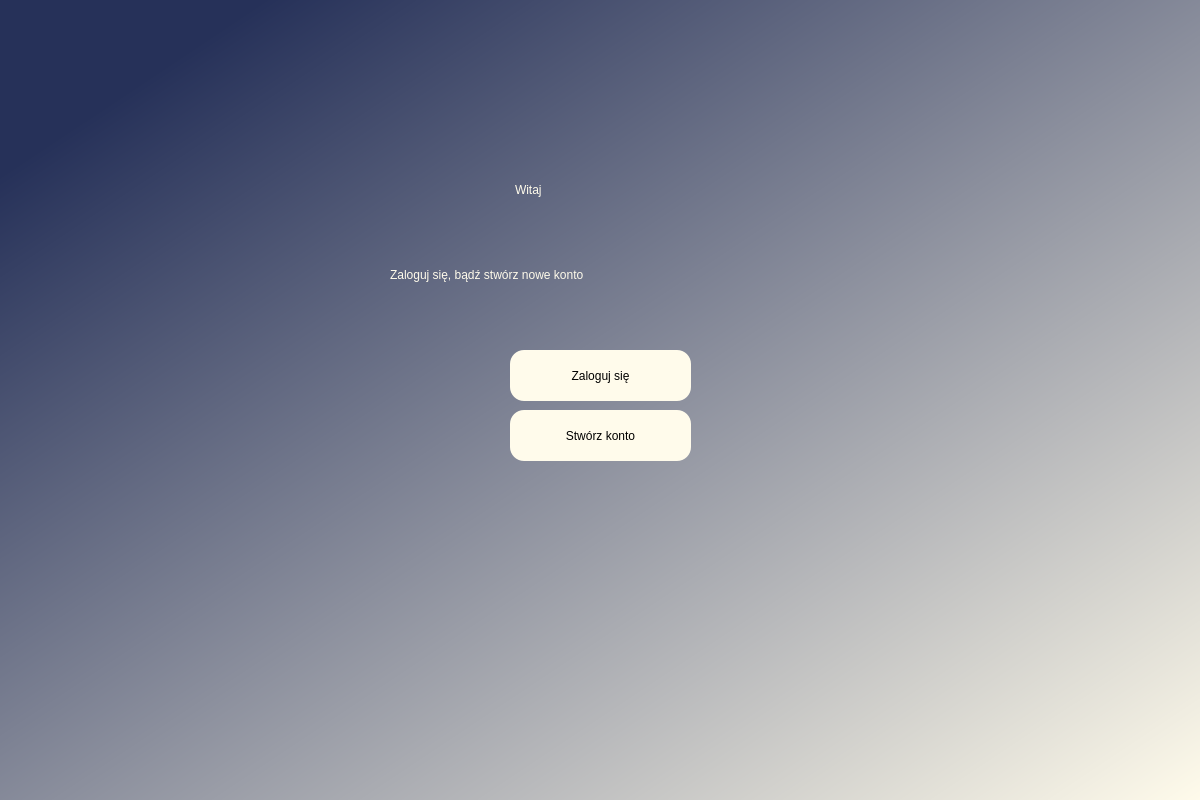
<?xml version="1.0" encoding="UTF-8"?>
<ui version="4.0">
 <class>QOS</class>
 <widget class="QDialog" name="QOS">
  <property name="geometry">
   <rect>
    <x>0</x>
    <y>0</y>
    <width>1200</width>
    <height>800</height>
   </rect>
  </property>
  <property name="windowTitle">
   <string>Witaj w QOS</string>
  </property>
  <widget class="QWidget" name="bgLoginMenu" native="true">
   <property name="geometry">
    <rect>
     <x>0</x>
     <y>0</y>
     <width>1200</width>
     <height>800</height>
    </rect>
   </property>
   <property name="styleSheet">
    <string notr="true">QWidget#bgLoginMenu{
background-color:qlineargradient(spread:pad, x1:0, y1:0, x2:1, y2:1, stop:0.109453 rgba(38, 49, 89, 255), stop:1 rgba(255, 251, 235, 255))
}</string>
   </property>
   <widget class="QLabel" name="label">
    <property name="geometry">
     <rect>
      <x>515</x>
      <y>150</y>
      <width>170</width>
      <height>80</height>
     </rect>
    </property>
    <property name="styleSheet">
     <string notr="true">font: 36pt &quot;Cascadia Code&quot;;color:rgb(255, 251, 235)</string>
    </property>
    <property name="text">
     <string>Witaj</string>
    </property>
   </widget>
   <widget class="QLabel" name="label_2">
    <property name="geometry">
     <rect>
      <x>390</x>
      <y>240</y>
      <width>420</width>
      <height>70</height>
     </rect>
    </property>
    <property name="styleSheet">
     <string notr="true">font: 12pt &quot;Cascadia Code&quot;;
color:rgb(255, 251, 235)</string>
    </property>
    <property name="text">
     <string>Zaloguj się, bądź stwórz nowe konto</string>
    </property>
   </widget>
   <widget class="QPushButton" name="login">
    <property name="geometry">
     <rect>
      <x>510</x>
      <y>350</y>
      <width>181</width>
      <height>51</height>
     </rect>
    </property>
    <property name="styleSheet">
     <string notr="true">QPushButton
{
	border-radius: 14px;
	background-color: rgb(255, 251, 235);
	font: 14pt &quot;Cascadia Code&quot;;
}

QPushButton:hover
{
	color: rgb(255, 251, 235);
	background-color: rgb(37, 23, 73);

}</string>
    </property>
    <property name="text">
     <string>Zaloguj się</string>
    </property>
   </widget>
   <widget class="QPushButton" name="signup">
    <property name="geometry">
     <rect>
      <x>510</x>
      <y>410</y>
      <width>181</width>
      <height>51</height>
     </rect>
    </property>
    <property name="styleSheet">
     <string notr="true">QPushButton
{
	border-radius: 14px;
	background-color: rgb(255, 251, 235);
	font: 14pt &quot;Cascadia Code&quot;;
}

QPushButton:hover
{
	color: rgb(255, 251, 235);
	background-color: rgb(37, 23, 73);

}</string>
    </property>
    <property name="text">
     <string>Stwórz konto</string>
    </property>
   </widget>
  </widget>
 </widget>
 <resources/>
 <connections/>
</ui>
